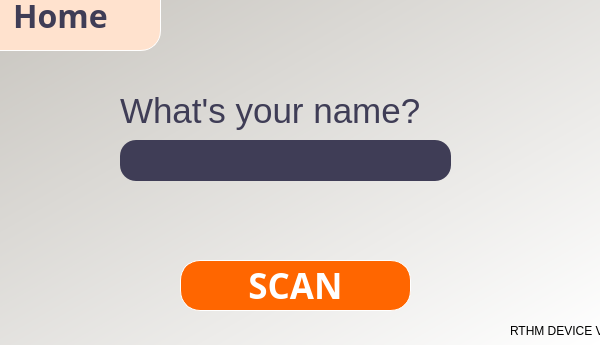
<?xml version="1.0" encoding="UTF-8"?>
<ui version="4.0">
 <class>newUserWindow</class>
 <widget class="QDialog" name="newUserWindow">
  <property name="geometry">
   <rect>
    <x>0</x>
    <y>0</y>
    <width>600</width>
    <height>345</height>
   </rect>
  </property>
  <property name="windowTitle">
   <string>RTHM- Start</string>
  </property>
  <widget class="QWidget" name="widget" native="true">
   <property name="geometry">
    <rect>
     <x>0</x>
     <y>0</y>
     <width>600</width>
     <height>345</height>
    </rect>
   </property>
   <property name="styleSheet">
    <string notr="true">QWidget#widget{
background-color:qlineargradient(spread:pad, x1:0.005, y1:0, x2:1, y2:1, stop:0 rgba(200, 197, 191, 255), stop:1 rgba(255, 255, 255, 255))}</string>
   </property>
   <widget class="QLabel" name="label">
    <property name="geometry">
     <rect>
      <x>510</x>
      <y>320</y>
      <width>161</width>
      <height>21</height>
     </rect>
    </property>
    <property name="text">
     <string>RTHM DEVICE V1.</string>
    </property>
   </widget>
   <widget class="QPushButton" name="btnHome">
    <property name="geometry">
     <rect>
      <x>-40</x>
      <y>-20</y>
      <width>201</width>
      <height>71</height>
     </rect>
    </property>
    <property name="font">
     <font>
      <family>Segoe UI Black</family>
      <pointsize>24</pointsize>
      <weight>75</weight>
      <bold>true</bold>
     </font>
    </property>
    <property name="toolTip">
     <string>&lt;html&gt;&lt;head/&gt;&lt;body&gt;&lt;p&gt;GO BACK TO HOME&lt;/p&gt;&lt;/body&gt;&lt;/html&gt;</string>
    </property>
    <property name="styleSheet">
     <string notr="true">color: #3F3D56;
background-color: #FFE2CE;
border-radius: 20px;
border:1px solid white;
padding: 4px;
box-shadow: rgba(0, 0, 0, 0.24) 0px 3px 8px;</string>
    </property>
    <property name="text">
     <string>Home</string>
    </property>
   </widget>
   <widget class="QPushButton" name="btnScan">
    <property name="geometry">
     <rect>
      <x>180</x>
      <y>260</y>
      <width>231</width>
      <height>51</height>
     </rect>
    </property>
    <property name="font">
     <font>
      <family>Segoe UI Black</family>
      <pointsize>26</pointsize>
      <weight>75</weight>
      <bold>true</bold>
     </font>
    </property>
    <property name="toolTip">
     <string>&lt;html&gt;&lt;head/&gt;&lt;body&gt;&lt;p&gt;BEGIN SCANNING&lt;/p&gt;&lt;/body&gt;&lt;/html&gt;</string>
    </property>
    <property name="styleSheet">
     <string notr="true">
color: #ffffff;

background-color: rgb(255, 102, 0);
border-radius: 20px;
border:1px solid white;
padding: 4px;
box-shadow: rgba(0, 0, 0, 0.24) 0px 3px 8px;</string>
    </property>
    <property name="text">
     <string>SCAN</string>
    </property>
   </widget>
   <widget class="QLineEdit" name="txtName">
    <property name="geometry">
     <rect>
      <x>120</x>
      <y>140</y>
      <width>331</width>
      <height>41</height>
     </rect>
    </property>
    <property name="font">
     <font>
      <pointsize>18</pointsize>
     </font>
    </property>
    <property name="styleSheet">
     <string notr="true">border-radius:16px;
background-color:#3F3D56;
color:white;</string>
    </property>
    <property name="alignment">
     <set>Qt::AlignCenter</set>
    </property>
   </widget>
   <widget class="QLabel" name="label_2">
    <property name="geometry">
     <rect>
      <x>120</x>
      <y>90</y>
      <width>321</width>
      <height>41</height>
     </rect>
    </property>
    <property name="font">
     <font>
      <pointsize>26</pointsize>
     </font>
    </property>
    <property name="styleSheet">
     <string notr="true">color:#3F3D56;</string>
    </property>
    <property name="text">
     <string>What's your name?</string>
    </property>
   </widget>
   <widget class="QLabel" name="imgHello">
    <property name="geometry">
     <rect>
      <x>320</x>
      <y>20</y>
      <width>291</width>
      <height>241</height>
     </rect>
    </property>
    <property name="text">
     <string>&lt;html&gt;&lt;head/&gt;&lt;body&gt;&lt;p&gt;&lt;img src=&quot;:/hello/hello.png&quot;/&gt;&lt;/p&gt;&lt;/body&gt;&lt;/html&gt;</string>
    </property>
   </widget>
   <widget class="QPushButton" name="btnHome_2">
    <property name="geometry">
     <rect>
      <x>120</x>
      <y>5</y>
      <width>50</width>
      <height>50</height>
     </rect>
    </property>
    <property name="styleSheet">
     <string notr="true">icon-size: 50px;
background-color: transparent;
border: none;</string>
    </property>
    <property name="text">
     <string/>
    </property>
    <property name="icon">
     <iconset>
      <normaloff>images/icons/home.png</normaloff>images/icons/home.png</iconset>
    </property>
   </widget>
   <zorder>imgHello</zorder>
   <zorder>label</zorder>
   <zorder>btnHome</zorder>
   <zorder>btnScan</zorder>
   <zorder>txtName</zorder>
   <zorder>label_2</zorder>
   <zorder>btnHome_2</zorder>
  </widget>
 </widget>
 <resources>
  <include location="images/hello.qrc"/>
 </resources>
 <connections/>
</ui>
